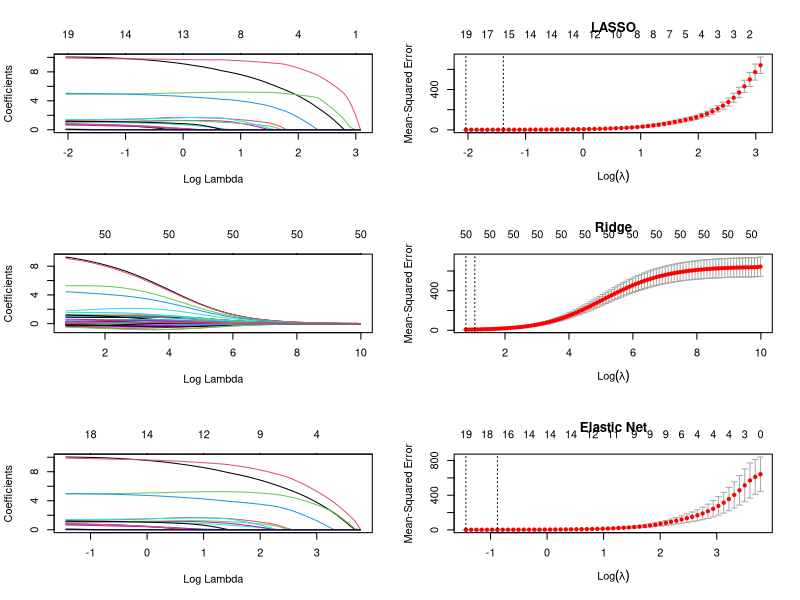

Write R code to recreate this figure.
# GLMNET
setwd("C:/Alejandro/Research/BDS/Regularization/")
#
library(MASS)
library(glmnet)

# SITUATION: CORRELATION AMONG PREDICTORS
# Generate data
set.seed(19873)  # Set seed for reproducibility
n <- 100  # Number of observations
p <- 50  # Number of predictors included in model
CovMatrix <- outer(1:p, 1:p, function(x,y) {.7^abs(x-y)})
x <- mvrnorm(n, rep(0,p), CovMatrix)
y <- 10 * apply(x[, 1:2], 1, sum) + 
  5 * apply(x[, 3:4], 1, sum) +
  apply(x[, 5:14], 1, sum) +
  rnorm(n)

# Split data into train (2/3) and test (1/3) sets
train_rows <- sample(1:n, 0.66*n)
x.train <- x[train_rows, ]
x.test <- x[-train_rows, ]

y.train <- y[train_rows]
y.test <- y[-train_rows]

# Fit models 
# (For plots on left):
fit.lasso <- glmnet(x.train, y.train, family="gaussian", alpha=1)
fit.ridge <- glmnet(x.train, y.train, family="gaussian", alpha=0)
fit.elnet <- glmnet(x.train, y.train, family="gaussian", alpha=0.5)


# 10-fold Cross validation for each alpha = 0, 0.1, ... , 0.9, 1.0
# (For plots on Right)
fit.lasso.cv <- cv.glmnet(x.train, y.train, type.measure="mse", alpha=1, 
                          family="gaussian")
fit.ridge.cv <- cv.glmnet(x.train, y.train, type.measure="mse", alpha=0,
                          family="gaussian")
fit.elnet.cv <- cv.glmnet(x.train, y.train, type.measure="mse", alpha=0.5,
                          family="gaussian")
for (i in 0:10) {
  assign(paste("fit", i, sep=""), cv.glmnet(x.train, y.train, type.measure="mse", 
                                            alpha=i/10,family="gaussian"))
}

# Plot solution paths:
par(mfrow=c(3,2))
# For plotting options, type '?plot.glmnet' in R console
plot(fit.lasso, xvar="lambda")
plot(fit10, main="LASSO")

plot(fit.ridge, xvar="lambda")
plot(fit0, main="Ridge")

plot(fit.elnet, xvar="lambda")
plot(fit5, main="Elastic Net")

yhat0 <- predict(fit0, s=fit0$lambda.1se, newx=x.test)
yhat1 <- predict(fit1, s=fit1$lambda.1se, newx=x.test)
yhat2 <- predict(fit2, s=fit2$lambda.1se, newx=x.test)
yhat3 <- predict(fit3, s=fit3$lambda.1se, newx=x.test)
yhat4 <- predict(fit4, s=fit4$lambda.1se, newx=x.test)
yhat5 <- predict(fit5, s=fit5$lambda.1se, newx=x.test)
yhat6 <- predict(fit6, s=fit6$lambda.1se, newx=x.test)
yhat7 <- predict(fit7, s=fit7$lambda.1se, newx=x.test)
yhat8 <- predict(fit8, s=fit8$lambda.1se, newx=x.test)
yhat9 <- predict(fit9, s=fit9$lambda.1se, newx=x.test)
yhat10 <- predict(fit10, s=fit10$lambda.1se, newx=x.test)

mse0 <- mean((y.test - yhat0)^2)
mse1 <- mean((y.test - yhat1)^2)
mse2 <- mean((y.test - yhat2)^2)
mse3 <- mean((y.test - yhat3)^2)
mse4 <- mean((y.test - yhat4)^2)
mse5 <- mean((y.test - yhat5)^2)
mse6 <- mean((y.test - yhat6)^2)
mse7 <- mean((y.test - yhat7)^2)
mse8 <- mean((y.test - yhat8)^2)
mse9 <- mean((y.test - yhat9)^2)
mse10 <- mean((y.test - yhat10)^2)

MSE <- c(mse0,mse1,mse2,mse3,mse4,mse5,mse6,mse7,mse8,mse9,mse10)
ALPHA <- seq(0,1,length.out=11)

# NOTE THAT ELASTIC NET IS THE WINNER
# 
cbind(MSE,ALPHA)